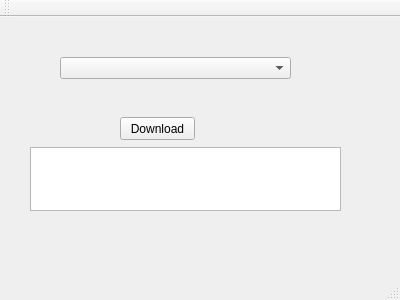
<?xml version="1.0" encoding="UTF-8"?>
<ui version="4.0">
 <class>MainWindow</class>
 <widget class="QMainWindow" name="MainWindow">
  <property name="geometry">
   <rect>
    <x>0</x>
    <y>0</y>
    <width>400</width>
    <height>300</height>
   </rect>
  </property>
  <property name="windowTitle">
   <string>MainWindow</string>
  </property>
  <widget class="QWidget" name="centralWidget">
   <widget class="QComboBox" name="comboBox">
    <property name="geometry">
     <rect>
      <x>60</x>
      <y>40</y>
      <width>231</width>
      <height>22</height>
     </rect>
    </property>
    <property name="editable">
     <bool>false</bool>
    </property>
   </widget>
   <widget class="QPushButton" name="pushButton">
    <property name="geometry">
     <rect>
      <x>120</x>
      <y>100</y>
      <width>75</width>
      <height>23</height>
     </rect>
    </property>
    <property name="text">
     <string>Download</string>
    </property>
   </widget>
   <widget class="QTextEdit" name="textEdit">
    <property name="geometry">
     <rect>
      <x>30</x>
      <y>130</y>
      <width>311</width>
      <height>64</height>
     </rect>
    </property>
   </widget>
  </widget>
  <widget class="QMenuBar" name="menuBar">
   <property name="geometry">
    <rect>
     <x>0</x>
     <y>0</y>
     <width>400</width>
     <height>20</height>
    </rect>
   </property>
  </widget>
  <widget class="QToolBar" name="mainToolBar">
   <attribute name="toolBarArea">
    <enum>TopToolBarArea</enum>
   </attribute>
   <attribute name="toolBarBreak">
    <bool>false</bool>
   </attribute>
  </widget>
  <widget class="QStatusBar" name="statusBar"/>
 </widget>
 <layoutdefault spacing="6" margin="11"/>
 <resources/>
 <connections/>
</ui>
